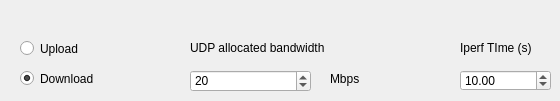
     <widget class="QWidget" name="IperfUDP">
      <attribute name="title">
       <string>Iperf-UDP</string>
      </attribute>
      <widget class="QRadioButton" name="udp_download">
       <property name="geometry">
        <rect>
         <x>20</x>
         <y>70</y>
         <width>101</width>
         <height>17</height>
        </rect>
       </property>
       <property name="text">
        <string>Download</string>
       </property>
       <property name="checked">
        <bool>true</bool>
       </property>
      </widget>
      <widget class="QRadioButton" name="udp_upload">
       <property name="geometry">
        <rect>
         <x>20</x>
         <y>40</y>
         <width>82</width>
         <height>17</height>
        </rect>
       </property>
       <property name="text">
        <string>Upload</string>
       </property>
      </widget>
      <widget class="QSpinBox" name="udp_bw">
       <property name="geometry">
        <rect>
         <x>190</x>
         <y>70</y>
         <width>121</width>
         <height>22</height>
        </rect>
       </property>
       <property name="maximum">
        <number>99999999</number>
       </property>
       <property name="singleStep">
        <number>1</number>
       </property>
       <property name="value">
        <number>20</number>
       </property>
      </widget>
      <widget class="QLabel" name="label_12">
       <property name="geometry">
        <rect>
         <x>190</x>
         <y>40</y>
         <width>181</width>
         <height>16</height>
        </rect>
       </property>
       <property name="text">
        <string>UDP allocated bandwidth</string>
       </property>
      </widget>
      <widget class="QLabel" name="label_18">
       <property name="geometry">
        <rect>
         <x>330</x>
         <y>70</y>
         <width>67</width>
         <height>17</height>
        </rect>
       </property>
       <property name="text">
        <string>Mbps</string>
       </property>
      </widget>
      <widget class="QLabel" name="label_23">
       <property name="geometry">
        <rect>
         <x>460</x>
         <y>40</y>
         <width>91</width>
         <height>16</height>
        </rect>
       </property>
       <property name="text">
        <string>Iperf TIme (s)</string>
       </property>
      </widget>
      <widget class="QDoubleSpinBox" name="iperf_time_udp">
       <property name="geometry">
        <rect>
         <x>460</x>
         <y>70</y>
         <width>91</width>
         <height>21</height>
        </rect>
       </property>
       <property name="decimals">
        <number>2</number>
       </property>
       <property name="maximum">
        <double>200.000000000000000</double>
       </property>
       <property name="singleStep">
        <double>1.000000000000000</double>
       </property>
       <property name="value">
        <double>10.000000000000000</double>
       </property>
      </widget>
     </widget>
